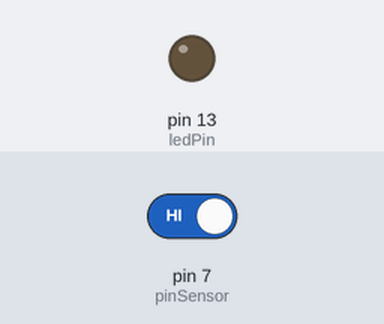
A sketch run on a simulated Arduino Uno, built with avr-gcc and run on an emulated ATmega328P. Parts: output pins drawn as LEDs (lit = HIGH). The test bench sets the inputs (shaded band); at power-on: pin 7 (pinSensor) HIGH.

Above: at 1.2 s.
1.3 s: pin 7 (pinSensor) driven LOW
At 1.9 s:
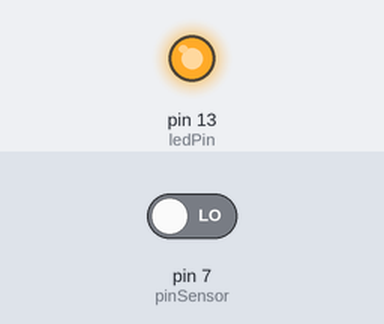
2.8 s: pin 7 (pinSensor) driven HIGH
At 4.2 s:
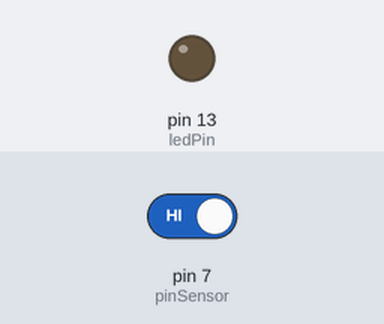
Timing chart, 0 to 5.8 s (numbered marks = the images above; inputs shaded):
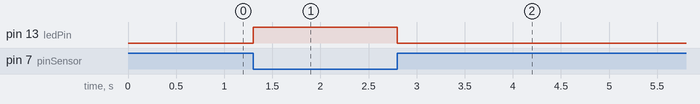

Measured:
- after the input at 1.3 s, pin 13 (ledPin): LOW → HIGH at once
- after the input at 2.8 s, pin 13 (ledPin): HIGH → LOW at once

The sketch:

Proba_Endstop.ino
```cpp
// Definir pines
const int pinSensor = 7;    // Pin donde está conectado el final de carrera
const int ledPin = 13;      // Pin del LED integrado (LED_BUILTIN en el pin 13)

void setup() {
  // Configurar el pin del sensor como entrada con resistencia pull-up interna
  pinMode(pinSensor, INPUT_PULLUP);

  // Configurar el pin del LED como salida
  pinMode(ledPin, OUTPUT);

  // Inicialmente apagar el LED
  digitalWrite(ledPin, LOW);
}

void loop() {
  // Leer el estado del sensor final de carrera
  int estadoSensor = digitalRead(pinSensor);

  // Si el sensor se activa (el pin se pone en LOW)
  if (estadoSensor == LOW) {
    // Encender el LED
    digitalWrite(ledPin, HIGH);
  } else {
    // Apagar el LED
    digitalWrite(ledPin, LOW);
  }
}
```
